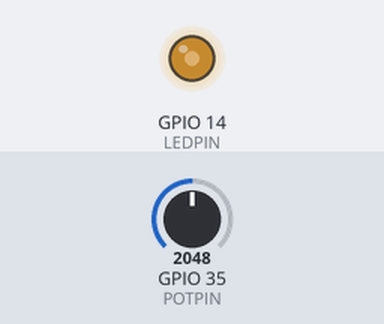
A sketch run on a simulated ESP32. On the bench: output pins drawn as LEDs (lit = HIGH). The test bench sets the inputs (shaded band); at power-on: GPIO 35 (POTPIN) = 2048. What the sketch prints to the serial monitor is not drawn.

Above: at 1.2 s.
1.3 s: GPIO 35 (POTPIN) set to 2866
At 2.4 s:
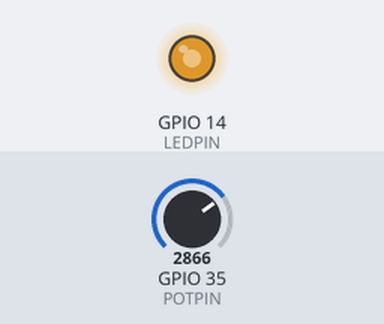
2.8 s: GPIO 35 (POTPIN) set to 3603
At 4.0 s:
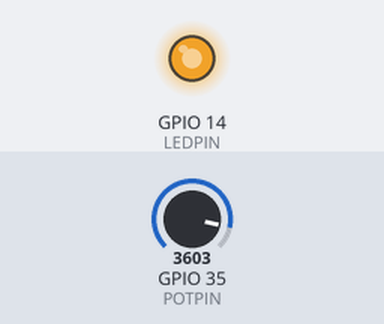
4.3 s: GPIO 35 (POTPIN) set to 491
At 5.5 s:
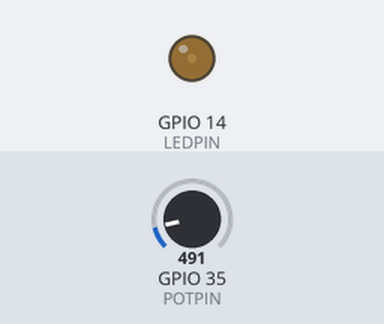
5.8 s: GPIO 35 (POTPIN) set to 0
At 7.0 s:
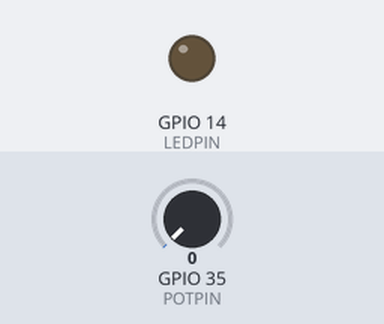
Timing chart, 0 to 8.3 s (numbered marks = the images above; inputs shaded):
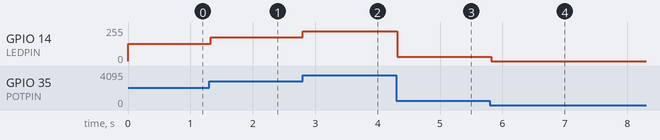

Measured:
- after the input at 1.3 s, GPIO 14 (LEDPIN): 128/255 → 178/255 at once
- after the input at 2.8 s, GPIO 14 (LEDPIN): 178/255 → 224/255 at once
- after the input at 4.3 s, GPIO 14 (LEDPIN): 224/255 → 31/255 at once
- after the input at 5.8 s, GPIO 14 (LEDPIN): 31/255 → 0/255 at once

The sketch:

pwm.ino
```cpp
#define LEDCHANNEL 0
#define FREQ 5000
#define RESOLUTION 12
#define LEDPIN 14
#define POTPIN 35

void setup(){
    Serial.begin(9600);
    ledcSetup(LEDCHANNEL,FREQ,RESOLUTION);
    ledcAttachPin(LEDPIN,LEDCHANNEL);
}
void loop(){
    Serial.println("Writing from Potentiometer.");
    int val = analogRead(POTPIN);
    ledcWrite(LEDCHANNEL,val);
}
/*
C POT-END1 -> ESP-GND
C POT-END2 -> ESP-3V3
C POT-DAT -> ESP-35
C LED-NEG -> ESP-GND
C LED-POS -> ESP-14
*/
```
